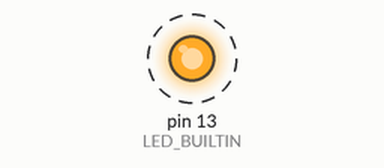
A program run on a simulated Arduino Uno, built with avr-gcc and run on an emulated ATmega328P. Shown: output pins drawn as LEDs (lit = HIGH). Dashed ring = blinking.

Above: at 0.1 s.
Timing chart, 0 to 3.0 s (numbered marks = the images above):
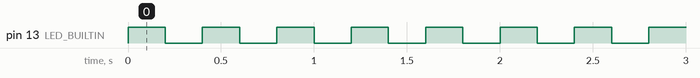

Measured:
- by itself, pin 13 (LED_BUILTIN): alternates HIGH for 0.20 s and LOW for 0.20 s

The program:

main.cpp
```cpp
/**
* Blink
*
* Turns on an LED on for one second,
* then off for one second, repeatedly.
*/
#include "Arduino.h"
#include <SerialCommand.h>


SerialCommand sCmd;     // The demo SerialCommand object
void SET_range(void);

void setup()
{
 Serial.begin(9600);
 sCmd.addCommand("SET_RANGE",SET_range);
 // initialize LED digital pin as an output.
 pinMode(LED_BUILTIN, OUTPUT);
}

void loop()
{
 // turn the LED on (HIGH is the voltage level)
 digitalWrite(LED_BUILTIN, HIGH);

 // wait for a second
 delay(200);

 // turn the LED off by making the voltage LOW
 digitalWrite(LED_BUILTIN, LOW);

  // wait for a second
 delay(200);
}

void SET_range()
{
  Serial.println("");
}
```
